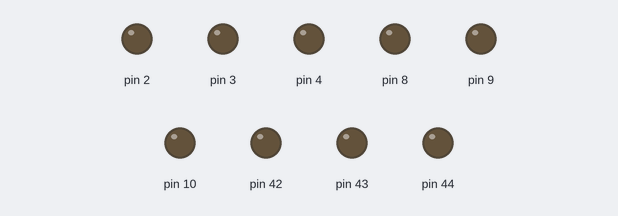
Bench run of a sketch on a simulated Arduino Mega 2560, built with avr-gcc and run on an emulated ATmega2560. Parts: output pins drawn as LEDs (lit = HIGH).

Above: at 0.2 s.
At 1.2 s:
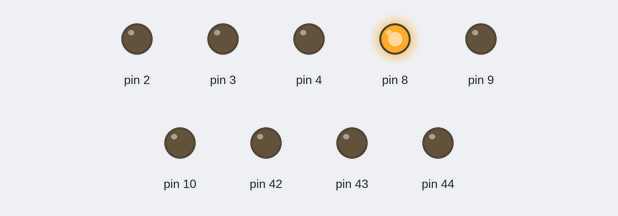
At 1.7 s:
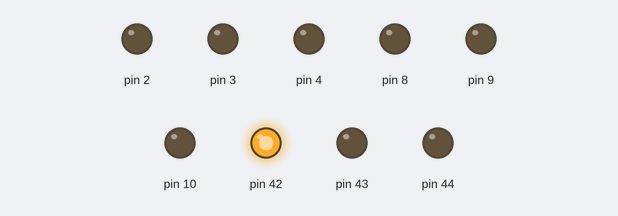
At 2.7 s:
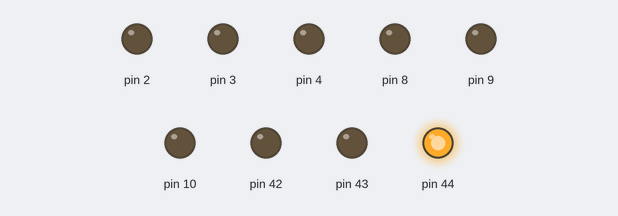
At 3.7 s:
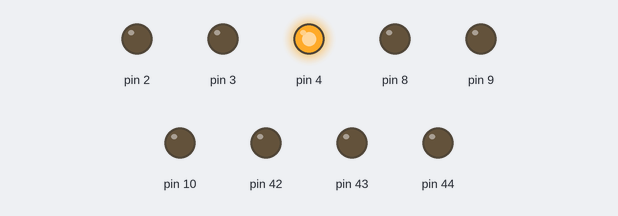
At 5.2 s:
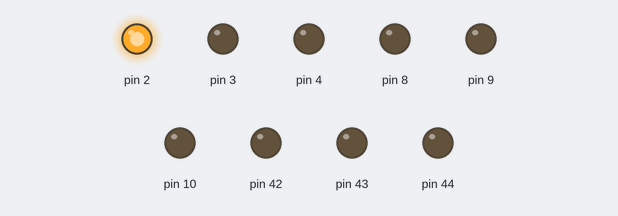
Timing chart, 0 to 5.9 s (numbered marks = the images above):
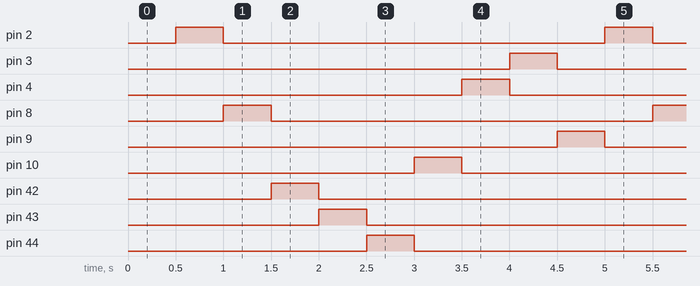

The sketch:

practica1.ino
```cpp
// ===================================================================
// Proyecto: Secuencia de LEDs en espiral con Controllino
// Descripción: Este programa enciende una secuencia de 9 LEDs
// conectados al Controllino, simulando un patrón en espiral.
// ===================================================================

// Se incluye la librería específica para usar el hardware Controllino
#include <Controllino.h>

// Variables de control de tiempo
unsigned long t_previo = 0;      // Almacena el último instante en que se actualizó un LED (en ms)
unsigned long intervalo = 500;   // Tiempo de espera entre cambios de LED (500 milisegundos)

// ========================================================
// Arreglo de pines digitales del Controllino conectados a LEDs
// El orden no representa la secuencia, solo la conexión física
// ========================================================
int leds[9] = {
  CONTROLLINO_D0,   // LED 0
  CONTROLLINO_D1,   // LED 1
  CONTROLLINO_D2,   // LED 2
  CONTROLLINO_D6,   // LED 3
  CONTROLLINO_D7,   // LED 4
  CONTROLLINO_D8,   // LED 5
  CONTROLLINO_D12,  // LED 6
  CONTROLLINO_D13,  // LED 7
  CONTROLLINO_D14   // LED 8
};

// ========================================================
// Arreglo que define la secuencia de encendido en forma de espiral
// Cada valor representa un índice del arreglo "leds"
// ========================================================
int secuencia[9] = {0, 3, 6, 7, 8, 5, 2, 1, 4};

// ========================================================
// Punteros para acceder a los arreglos "leds" y "secuencia"
// Esto permite manipular los datos usando aritmética de punteros
// ========================================================
int* ptrLeds = leds;
int* ptrSecuencia = secuencia;

// Índice actual dentro de la secuencia
int indice = 0;

void setup() {
  // Configura cada pin de LED como salida y los apaga
  for (int i = 0; i < 9; i++) {
    pinMode(*(ptrLeds + i), OUTPUT);       // Configura como salida el pin apuntado por el puntero
    digitalWrite(*(ptrLeds + i), LOW);     // Asegura que el LED esté apagado al inicio
  }

  // Inicializa el monitor serial para depuración (opcional)
  Serial.begin(9600);
}

void loop() {
  // Lee el tiempo actual en milisegundos desde el inicio del programa
  unsigned long t_actual = millis();

  // Comprueba si ha transcurrido el intervalo establecido (500 ms)
  if (t_actual - t_previo >= intervalo) {
    // Actualiza el tiempo del último cambio
    t_previo = t_actual;

    // Apaga todos los LEDs antes de encender el siguiente
    for (int i = 0; i < 9; i++) {
      digitalWrite(*(ptrLeds + i), LOW);   // Apaga cada LED
    }

    // Obtiene el pin que corresponde al LED de la posición actual en la secuencia
    int pinActual = *(ptrLeds + *(ptrSecuencia + indice));

    // Enciende el LED correspondiente
    digitalWrite(pinActual, HIGH);

    // Avanza al siguiente LED en la secuencia (regresa a 0 si llega al final)
    indice = (indice + 1) % 9;
  }
}
```

Measured:
- by itself, pin 2–4, pin 8–10, pin 42–44: alternates HIGH for 0.50 s and LOW for 4.0 s
- by itself, everything shown: repeats every 4.5 s, in 9 steps
